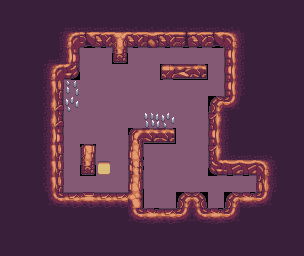

A 2D game scene composited from a Tiled map and its tileset images. What follows is a short description and the map's XML, with every tile layer's data as written:
An orthogonal 19x16 tile map with 16x16 px tiles, 2 tile layers (Art_Layer01, Art_Layer2), 1 hidden layer not drawn, 3 tilesets and 1 object (spawn).

<map version="1.2" tiledversion="1.2.4" orientation="orthogonal" renderorder="right-down" width="19" height="16" tilewidth="16" tileheight="16" infinite="0" nextlayerid="8" nextobjectid="2">
 <tileset firstgid="1" source="../../tileset/GameplayTileset.tsx" />
 <tileset firstgid="65" source="../../tileset/Cave.tsx" />
 <tileset firstgid="1089" source="../../tileset/GameplayImages.tsx" />
 <layer id="5" name="Art_Layer01" width="19" height="16">
  <data encoding="csv">
416,416,416,416,416,416,416,416,416,416,416,416,416,416,416,416,416,416,416,
416,416,416,416,1610613743,1610613743,1610613743,1610613743,1610613711,1610613711,1610613711,1610613743,1610613743,1610613743,1610613711,416,416,416,416,
416,416,416,3221226479,591,1077,1075,697,1075,1078,1075,1073,1075,1077,592,1007,416,416,416,
416,416,416,1610613743,1049,352,352,918,352,352,352,352,352,352,974,1007,416,416,416,
416,416,3221226479,591,1081,352,352,352,352,352,885,891,887,352,974,1007,416,416,416,
416,416,3221226447,985,352,352,352,352,352,352,352,352,352,352,974,975,416,416,416,
416,416,3221226447,1017,352,352,352,352,352,352,352,352,352,942,624,416,416,416,416,
416,416,3221226479,1017,352,352,352,352,352,352,352,352,352,1006,975,416,416,416,416,
416,416,3221226479,1049,352,352,352,352,761,765,887,352,352,974,1007,416,416,416,416,
416,416,3221226447,985,352,854,352,352,863,352,352,352,352,1006,1007,1610613743,1610613743,416,416,
416,416,3221226447,985,352,918,352,352,831,352,352,352,352,1070,1074,1074,592,975,416,
416,416,3221226447,985,352,352,352,352,863,352,352,352,352,352,352,352,1038,1007,416,
416,416,416,623,943,945,943,943,638,352,352,942,953,352,942,944,624,416,416,
416,416,416,416,416,416,416,416,623,944,943,624,623,944,624,416,416,416,416,
416,416,416,416,416,416,416,416,416,416,416,416,416,416,416,416,416,416,416,
416,416,416,416,416,416,416,416,416,416,416,416,416,416,416,416,416,416,416
</data>
 </layer>
 <layer id="6" name="Art_Layer2" width="19" height="16">
  <data encoding="csv">
0,0,0,0,0,0,0,0,0,0,0,0,0,0,0,0,0,0,0,
0,0,0,0,0,0,0,0,0,0,0,0,0,0,0,0,0,0,0,
0,0,0,0,0,0,0,0,0,0,0,0,0,0,0,0,0,0,0,
0,0,0,3221226480,0,0,0,0,0,0,0,0,0,0,0,0,0,0,0,
0,0,0,0,0,0,0,0,0,0,0,0,0,0,0,0,0,0,0,
0,0,0,0,391,0,0,0,0,0,0,0,0,0,0,0,0,0,0,
0,0,0,0,423,0,0,0,0,0,0,0,0,0,0,0,0,0,0,
0,0,0,0,0,0,0,0,0,425,423,0,0,0,0,0,0,0,0,
0,0,0,0,0,0,0,0,0,0,0,0,0,0,0,0,0,0,0,
0,0,0,0,0,0,0,0,0,0,0,0,0,0,1610613744,0,0,0,0,
0,0,0,0,0,0,905,0,0,0,0,0,0,0,0,0,0,0,0,
0,0,0,0,0,0,0,0,0,0,0,0,0,0,0,0,0,0,0,
0,0,0,0,0,0,0,0,0,0,0,0,0,0,0,0,0,0,0,
0,0,0,0,0,0,0,0,0,0,0,0,0,0,0,0,0,0,0,
0,0,0,0,0,0,0,0,0,0,0,0,0,0,0,0,0,0,0,
0,0,0,0,0,0,0,0,0,0,0,0,0,0,0,0,0,0,0
</data>
 </layer>
 <layer id="7" name="Gameplay" width="19" height="16" visible="0" opacity="0.11">
  <data encoding="csv">
0,0,0,0,0,0,0,0,0,0,0,0,0,0,0,0,0,0,0,
0,0,0,0,0,0,0,0,0,0,0,0,0,0,0,0,0,0,0,
0,0,0,0,3,3,3,3,3,3,3,3,3,3,3,0,0,0,0,
0,0,0,0,3,0,0,3,0,0,0,0,0,0,3,0,0,0,0,
0,0,0,3,3,0,0,0,0,0,3,3,3,0,3,0,0,0,0,
0,0,0,3,17,0,0,0,0,0,0,0,0,0,3,0,0,0,0,
0,0,0,3,17,0,0,0,0,0,0,0,0,3,3,0,0,0,0,
0,0,0,3,0,0,0,0,0,17,17,0,0,3,0,0,0,0,0,
0,0,0,3,0,0,0,0,3,3,3,0,0,3,0,0,0,0,0,
0,0,0,3,0,3,0,0,3,0,0,0,0,3,0,0,0,0,0,
0,0,0,3,0,3,1,0,3,0,0,0,0,3,3,3,3,0,0,
0,0,0,3,0,0,0,0,3,2,0,0,0,0,0,0,3,0,0,
0,0,0,3,3,3,3,3,3,0,0,3,3,0,3,3,3,0,0,
0,0,0,0,0,0,0,0,3,3,3,3,3,3,3,3,0,0,0,
0,0,0,0,0,0,0,0,0,0,0,0,0,0,0,0,0,0,0,
0,0,0,0,0,0,0,0,0,0,0,0,0,0,0,0,0,0,0
</data>
 </layer>
 <objectgroup id="3" name="Properties">
  <object id="1" name="spawn" x="144" y="176" width="16" height="16" />
 </objectgroup>
</map>
